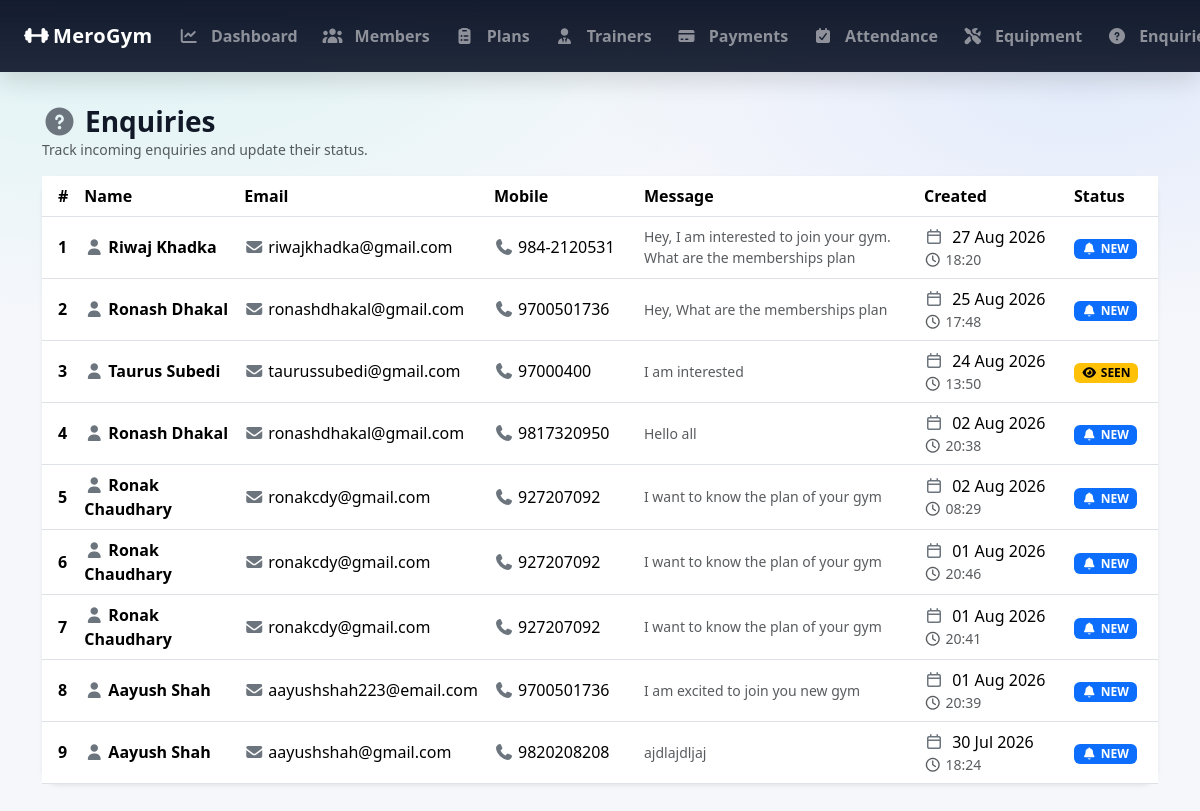
The page /admin_enquiries_list/ (signed in) on the database its author committed.
### GymApp/models.py (models this page shows, shortened)
class Enquiry(models.Model):
    ENQUIRY_STATUS_CHOICES = [
        ('NEW', 'New'),
        ('SEEN', 'Seen'),
        ('RESOLVED', 'Resolved')
    ]
    name = models.CharField(max_length=100)
    email = models.EmailField()
    mobile = models.CharField(max_length=15)
    message = models.TextField()
    created_at = models.DateTimeField(auto_now_add=True)
    status = models.CharField(max_length=20, choices=ENQUIRY_STATUS_CHOICES, default='NEW')

### GymApp/views.py (the view)
    def wrapper(request, *args, **kwargs):
        if not request.user.is_authenticated or getattr(request.user, 'role', None) != 'ADMIN':
            messages.error(request, 'You must be logged in as an admin to access this page.')
            return redirect('admin_login')  # Redirect to the admin login page
        return view_func(request, *args, **kwargs)

### GymApp/views.py (called while the page is built)
def admin_required(view_func):
    def wrapper(request, *args, **kwargs):
        if not request.user.is_authenticated or getattr(request.user, 'role', None) != 'ADMIN':
            messages.error(request, 'You must be logged in as an admin to access this page.')
            return redirect('admin_login')  # Redirect to the admin login page
        return view_func(request, *args, **kwargs)
    return wrapper

@admin_required
def admin_enquiries_list(request):
    enquiries = Enquiry.objects.all().order_by('-created_at')
    return render(request, 'admin_enquiries_list.html', {'enquiries': enquiries})

### GymApp/templates/admin_enquiries_list.html (shortened to what this page needs)
{% extends 'base.html' %}
{% block content %}
<div class="d-flex flex-wrap justify-content-between align-items-center gap-2 mb-3">
    <div>
        <h3 class="mb-0 fw-bold">
            <i class="fa-solid fa-circle-question me-2 text-secondary"></i>Enquiries
        </h3>
        <div class="text-muted small">Track incoming enquiries and update their status.</div>
    </div>
</div>
<div class="card border-0 shadow-sm" style="border-radius:18px;">
    <div class="card-body p-0">
        <div class="table-responsive">
            <table class="table table-hover align-middle mb-0">
                <thead style="background: rgba(15,23,42,.98); color:#fff;">
                <tr>
                    <th class="ps-3" style="width:60px;">#</th>
                    <th style="min-width:160px;">Name</th>
                    <th style="min-width:210px;">Email</th>
                    <th style="min-width:150px;">Mobile</th>
                    <th style="min-width:280px;">Message</th>
                    <th style="min-width:150px;">Created</th>
                    <th style="min-width:120px;">Status</th>
                </tr>
                </thead>
                <tbody>
                {% for q in enquiries %}
                    <tr>
                        <td class="ps-3 fw-semibold">{{ forloop.counter }}</td>
                        <td>
                            <div class="fw-semibold">
                                <i class="fa-solid fa-user me-1 text-secondary"></i>{{ q.name }}
                            </div>
                        </td>
                        <td class="text-nowrap">
                            <i class="fa-solid fa-envelope me-1 text-secondary"></i>{{ q.email }}
                        </td>
                        <td class="text-nowrap">
                            {% if q.mobile %}
                                <i class="fa-solid fa-phone me-1 text-secondary"></i>{{ q.mobile }}
                            {% else %}
                                <span class="text-muted">-</span>
                            {% endif %}
                        </td>
                        <td>
                            <div class="small text-muted" style="max-width:320px; white-space:normal;">
                                {{ q.message }}
                            </div>
                        </td>
                        <td class="text-nowrap">
                            <i class="fa-regular fa-calendar me-1 text-secondary"></i>
                            {{ q.created_at|date:"d M Y" }}
                            <div class="small text-muted">
                                <i class="fa-regular fa-clock me-1"></i>{{ q.created_at|date:"H:i" }}
                            </div>
                        </td>
                        <td class="text-nowrap">
                            {% if q.status == 'NEW' %}
                                <span class="badge text-bg-primary">
                                    <i class="fa-solid fa-bell me-1"></i>NEW
                                </span>
                            {% elif q.status == 'SEEN' %}
                                <span class="badge text-bg-warning">
                                    <i class="fa-solid fa-eye me-1"></i>SEEN
                                </span>
                            {% elif q.status == 'RESOLVED' %}
                                <span class="badge text-bg-success">
                                    <i class="fa-solid fa-circle-check me-1"></i>RESOLVED
                                </span>
                            {% else %}
                                <span class="badge text-bg-secondary">{{ q.status }}</span>
                            {% endif %}
                        </td>
                    </tr>
                {% endfor %}
                </tbody>
            </table>
        </div>
    </div>
</div>
{% endblock %}

### GymApp/templates/base.html (style rules this page uses)
:root { --brand: #00d1b2; --dark-2: #0f172a; --card: #ffffff; --muted: #6b7280; }
html { margin: 0; padding: 0; }
body { margin: 0 !important; padding: 0 !important; background: radial-gradient( 1200px 600px at 10% 0%, rgba(0, 209, 178, 0.1), transparent 55% ), radial-gradient( 900px 450px at 90% 10%, rgba(59, 130, 246, 0.1), transparent 55% ), #f6f7fb; color: #111827; }

### rows shown on the page
Enquiry: name "Riwaj Khadka", email "riwajkhadka@gmail.com", mobile "984-2120531", message "Hey, I am interested to join your gym. What are the memberships plan", created_at "27 Aug 2026", created_at "18:20", status "NEW" (drawn)
Enquiry: name "Ronash Dhakal", email "ronashdhakal@gmail.com", mobile "9700501736", message "Hey, What are the memberships plan", created_at "25 Aug 2026", created_at "17:48", status "NEW" (drawn)
Enquiry: name "Taurus Subedi", email "taurussubedi@gmail.com", mobile "97000400", message "I am interested", created_at "24 Aug 2026", created_at "13:50", status "SEEN" (drawn)
Enquiry: name "Ronash Dhakal", email "ronashdhakal@gmail.com", mobile "9817320950", message "Hello all", created_at "02 Aug 2026", created_at "20:38", status "NEW" (drawn)
Enquiry: name "Ronak Chaudhary", email "ronakcdy@gmail.com", mobile "927207092", message "I want to know the plan of your gym", created_at "02 Aug 2026", created_at "08:29", status "NEW" (drawn)
Enquiry: name "Ronak Chaudhary", email "ronakcdy@gmail.com", mobile "927207092", message "I want to know the plan of your gym", created_at "01 Aug 2026", created_at "20:46", status "NEW" (drawn)
Enquiry: name "Ronak Chaudhary", email "ronakcdy@gmail.com", mobile "927207092", message "I want to know the plan of your gym", created_at "01 Aug 2026", created_at "20:41", status "NEW" (drawn)
Enquiry: name "Aayush Shah", email "aayushshah223@email.com", mobile "9700501736", message "I am excited to join you new gym", created_at "01 Aug 2026", created_at "20:39", status "NEW" (drawn)
Enquiry: name "Aayush Shah", email "aayushshah@gmail.com", mobile "9820208208", message "ajdlajdljaj", created_at "30 Jul 2026", created_at "18:24", status "NEW" (drawn)
